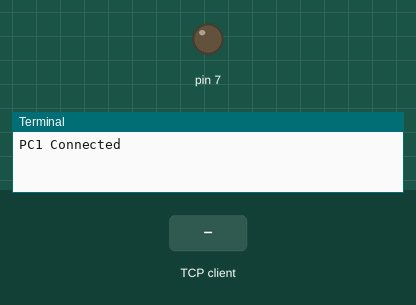
Simulated run of this program. Board: Raspberry Pi (header pin numbers). Shown: output pins drawn as LEDs (lit = HIGH), the last lines printed to the terminal. The inputs (shaded band) are chosen by the test bench. Files the program writes start out absent; one TCP client connects 1 s after the port opens and stays connected.

Above: at 1.2 s.
1.3 s: the TCP client sends "0"
At 4.01 s:
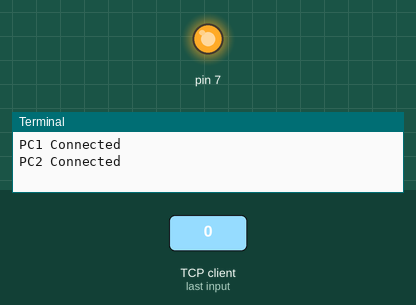
Timing chart, 0 to 5.5 s (numbered marks = the images above; inputs shaded):
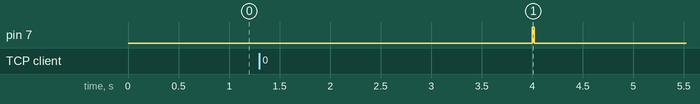

The program:

realTimeTransmission_working.py
```python
import RPi.GPIO as GPIO
import time
from datetime import datetime
import socket

TCP_IP = '0.0.0.0'
TCP_PORT_PC1 = 6124
TCP_PORT_PC2 = 6125
BUFFER_SIZE_PC1 = 1
BUFFER_SIZE_PC2 = 1

sleep = 1/250.000000

def string_to_bits(string_data):
    return ''.join(bin(ord(ch))[2:].zfill(8) for ch in string_data)

def calculateParity(characterString):
    bitString = ''
    for i in range (len(characterString)):
         bits = string_to_bits(characterString[i])
         parity = 1
         for j in range (len(bits)):
              if j == 0:
                   continue
              else:
                   parity = parity ^ int(bits[j])
         bitString = bitString + str(parity) + bits[1] + bits[2] + bits[3] + bits[4] + bits[5] + bits[6] + bits[7]
    return bitString

try:
    PC1 = socket.socket(socket.AF_INET, socket.SOCK_STREAM)
    PC1.setsockopt(socket.SOL_SOCKET, socket.SO_REUSEADDR,1)
    PC1.bind((TCP_IP, TCP_PORT_PC1))
    PC1.listen(1)
    conn_PC1, addr_PC1 = PC1.accept()
    print "PC1 Connected"
except:
    print 'Socket Connection could not be setup: PC2'

try:
    PC2 = socket.socket(socket.AF_INET, socket.SOCK_STREAM)
    PC2.setsockopt(socket.SOL_SOCKET, socket.SO_REUSEADDR,1)
    PC2.bind((TCP_IP, TCP_PORT_PC2))
    PC2.listen(1)
    conn_PC2, addr_PC2 = PC2.accept()
    print "PC2 Connected"
except:
    print 'Socket Connection could not be setup: PC2'

outputFile = open("tempOut.txt", "w")

GPIO.setmode(GPIO.BOARD)
GPIO.setup(7,GPIO.OUT)

GPIO.output(7, 0)
time.sleep(2)
#print 'starting now'
while True:
	#a = 'abcdef'
        buffer = conn_PC1.recv(BUFFER_SIZE_PC1)
#        print "Buffer: ", buffer
#        print "length: ", str(len(buffer))
        if len(buffer) == 0: #signifies end of file
	     """GPIO.output(7,1)
	     time.sleep(sleep)
	     for i in range(48):
		GPIO.output(7,0)
		time.sleep(sleep)
	     break;"""
             continue
	c = ''
	for i in range (len(buffer)):
	     c = calculateParity(buffer)
#	     print c
	     #c = c + string_to_bits(a[i])
#	GPIO.output(7,1)
#	time.sleep(sleep)
	count = 0
        ack = '0'
	while ack == '0' and count < 5:
	     GPIO.output(7,1)
	     time.sleep(sleep)
	     for j in range (len(c)):
		  GPIO.output(7, int(c[j]))
                  time.sleep(sleep)
             GPIO.output(7, 0)
             time.sleep(3*sleep)
	     ack = conn_PC2.recv(BUFFER_SIZE_PC2)
	     count = count + 1
#             print ack

#   	     print 'ACK =' +ack
	     #ack = '1'
```

Measured:
- after the input at 1.3 s, pin 7: LOW → HIGH after 2.7 s, → LOW 0.02 s later
